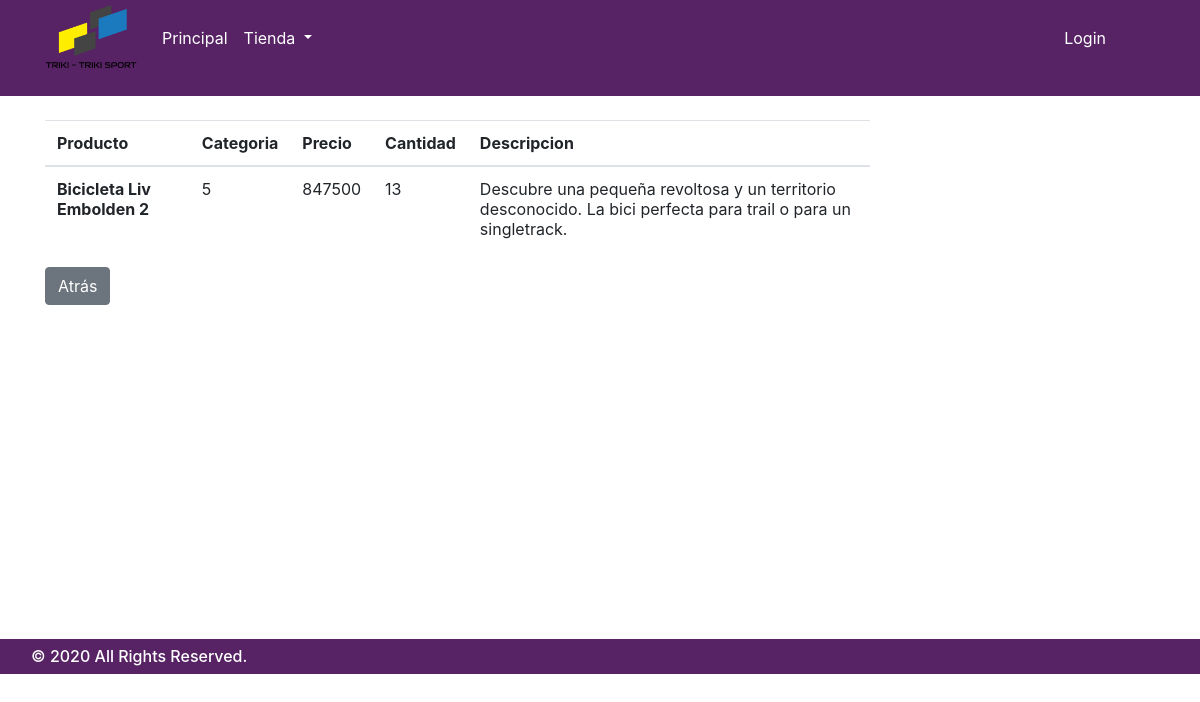
The app's page /?c=controller_view_general_product&id_product=4 with its own data.
### tables this page shows
CREATE TABLE `products` (
  `id_product` int(11) NOT NULL,
  `name_product` varchar(255) NOT NULL,
  `id_categorie` int(11) NOT NULL,
  `price` int(11) NOT NULL,
  `quantity` int(11) NOT NULL,
  `description` text NOT NULL
);

### Model/Products_Model.php (called while the page is built, shortened)
<?php
class Products_Model {
  public function __construct($pname_product = "", $pcategorie = "", $pprice = "", $pquantity = "", $pdescription = "", $pid_product = 0) {
    $this->name_product = $pname_product;
    $this->categorie = $pcategorie;
    $this->price = $pprice;
    $this->quantity = $pquantity;
    $this->description = $pdescription;
  }
  public function readProduct($id_product = 0) {
    $rows = [];
    try {
      $sql = "SELECT * FROM products";
      $pdo = new connection();
      $pdo = $pdo->connect();
      if ($id_product) {
	$sql .= " WHERE id_product = '$id_product'";
      }
      $result = $pdo->query($sql);
      foreach ($result->fetchAll() as $value) {
	$rows [] = new Products_Model($value['name_product'], $value['id_categorie'], $value['price'], $value['quantity'], $value['description'], $value['id_product']);
      }
    } catch (PDOException $ex) {
      error_log("Error en la funcion" . __FUNCTION__ . " en el archivo" . __FILE__ . " con el error " . $ex->getMessage());
    }
    return $rows;
  }
}

### Views/view_product_general_client.php (the view)
<?php include 'Views/header.php'; ?>
<br>
<div class="container" id="partMainProduc">
  <div class="row">
    <div class="col-xs-12 col-sm-8 col-md-9">
      <table class="table">
	<thead>
	  <tr>
	    <th scope="col">Producto</th>
	    <th scope="col">Categoria</th>
	    <th scope="col">Precio</th>
	    <th scope="col">Cantidad</th>
	    <th scope="col">Descripcion</th>
	  </tr>
	</thead>
	<tbody>
	  <tr>
	    <th scope="row"><?php echo $rows->name_product; ?></th>
	    <td><?php echo $rows->categorie; ?></td>
	    <td><?php echo $rows->price; ?></td>
	    <td><?php echo $rows->quantity; ?></td>
	    <td><?php echo $rows->description; ?></td>
	  </tr>
	</tbody>
      </table>
      <a class="btn btn-secondary" href="?c=controller_view_products" role="button">Atrás</a>
    </div>
  </div>
</div>
</body>

### CSS/Style.css (style rules this page uses)
body { background-repeat: no-repeat; background-size: cover; }

### records on screen
products: name_product "Bicicleta Liv Embolden 2", id_categorie "5", price "847500", quantity "13", description "Descubre una pequeña revoltosa y un territorio desconocido. La bici perfecta para trail o para un singletrack."
